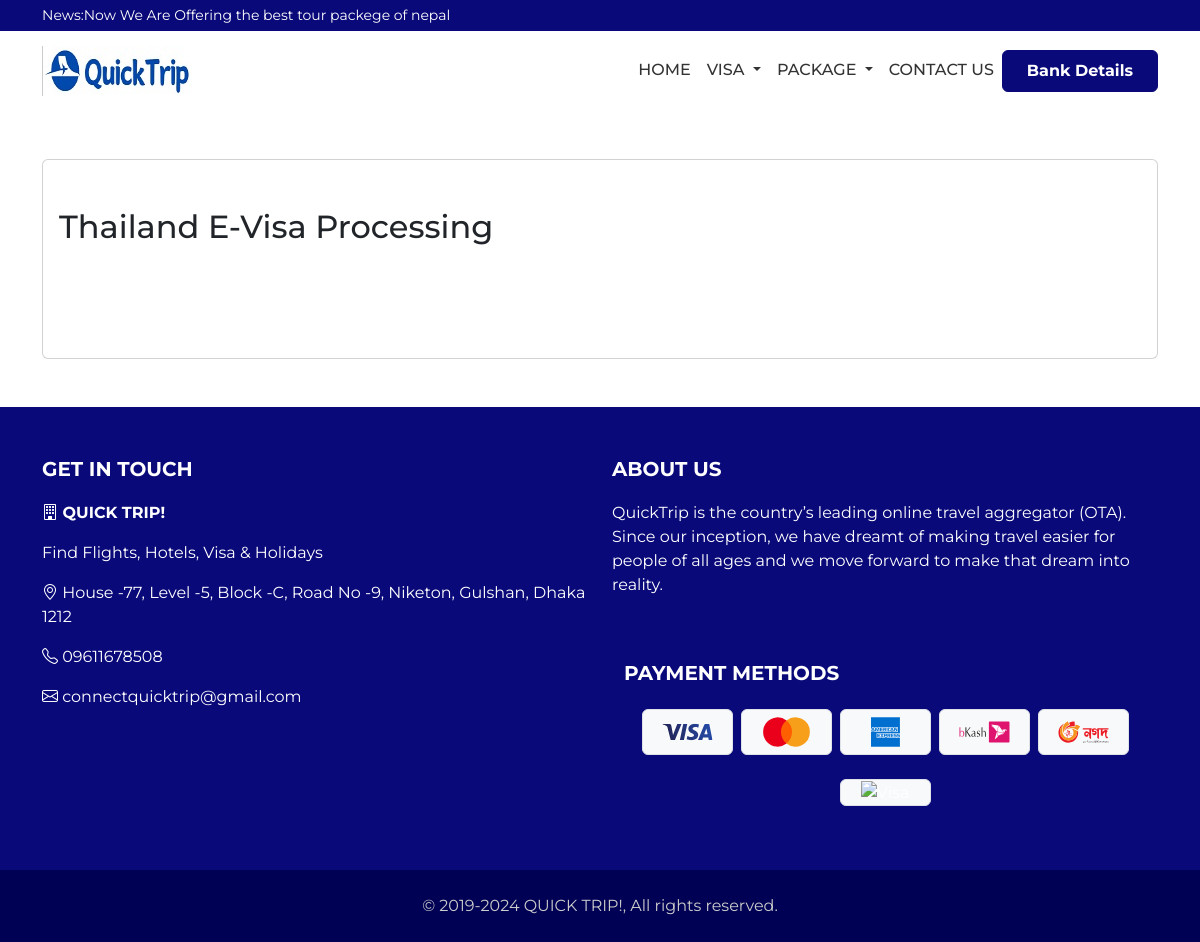
Screenshot of /visa-details/Thailand E-Visa Processing/ with the database file from the repository.
### app/models.py (models this page shows, shortened)
class Information(models.Model):
    sitename = models.CharField(max_length=50,blank=True, null=True)
    site_slogan = models.CharField(max_length=100,blank=True, null=True)
    email = models.EmailField(max_length=100, blank=True, null=True)
    phone = models.CharField(max_length=20, blank=True, null=True)
    logo = models.ImageField(upload_to='img/logos/')
    office_address = models.TextField(blank=True, null=True)
    office_email = models.EmailField(blank=True, null=True)
    office_phone = models.CharField(max_length=20 , blank=True, null=True)
    about_us = models.TextField(blank=True, null=True)
    head_line = models.TextField(blank=True, null=True)

class VisaList(models.Model):
    visa_name = models.CharField(max_length=100,blank=True, null=True,unique=True)
    description = models.TextField(blank=True, null=True)

### app/views.py (the view)
# urls.py: path('visa-details/<str:visa_name>/', visa_details, name='visa_details'),
def visa_details(request, visa_name):
    visa_name = unquote(visa_name)
    info = Information.objects.all()[Information.objects.count() - 1]
    visa_list = VisaList.objects.all()
    package_list = PackageList.objects.all()
    visa_details= get_object_or_404(VisaList, visa_name=visa_name)
    images = Slider.objects.filter(is_active=True).order_by('-created_at')
    context={
        'info':info,
        'images':images,
        'visa_list':visa_list,
        'visa_details':visa_details,
        'package_list':package_list
    }
    return render(request, 'visa-details.html',context)

### app/templates/visa-details.html (shortened to what this page needs)
{% extends 'base.html' %}
{% block content %}
  <section class="container">
    <div class="card py-5 my-5 p-3">
      <div class="card-title title">
        <h2 class="title">{{visa_details.visa_name}}</h2>
      </div>
        <div class="card-body">
        </div>
    </div>
  </section>
 {% endblock content %}

### templates/base.html (shortened to what this page needs)
{% load static %}
<!DOCTYPE html>
<html lang="en">
  <head>
    <link
      rel="stylesheet"
      href="https://cdnjs.cloudflare.com/ajax/libs/bootstrap/5.3.0/css/bootstrap.min.css"
    />
    <link
      rel="stylesheet"
      href="https://cdn.jsdelivr.net/npm/bootstrap-icons@1.11.3/font/bootstrap-icons.min.css"
    />
    <link
      rel="stylesheet"
      href="https://cdnjs.cloudflare.com/ajax/libs/font-awesome/6.7.2/css/all.min.css"
    />
    <link rel="stylesheet" href="{% static 'css/style.css' %}" />
  </head>
  <body>
    <header class="container-fluid top-bar d-sm-block">
      <div class="container d-flex   ">
         <div class="">
          <span>News:</span>
         </div>
        <div  class="flex-grow-1">
          <marquee class="font-family-arial">
            {{info.head_line}}</marquee
          >
        </div>
      </div>
    </header>
    <nav class="navbar text-uppercase navbar-expand-lg">
      <div class="container">
        <a class="navbar-brand" href="{% url 'home' %}">
          <img class="img-fluid" src="{{ info.logo.url }}" alt="Logo" />
        </a>
        <div
          class="collapse navbar-collapse justify-content-end"
          id="navbarNav"
        >
          <ul class="navbar-nav">
            <li class="nav-item">
              <a class="menu-item nav-link" href="{% url 'home' %}">Home</a>
            </li>
            <li class="nav-item dropdown">
              <a
                class="nav-link menu-item dropdown-toggle"
                href="#"
                id="dropdownMenuLink"
                role="button"
                data-bs-toggle="dropdown"
                aria-expanded="false"
              >
                Visa
              </a>
            </li>
            <li class="nav-item dropdown">
              <a
                class="nav-link menu-item dropdown-toggle"
                href="#"
                id="navbarDarkDropdownMenuLink"
                role="button"
                data-bs-toggle="dropdown"
                aria-expanded="false"
              >
                Package
              </a>
            </li>
            <li class="nav-item">
              <a class="menu-item nav-link" href="{% url 'contact-us' %}"
                >Contact Us</a
              >
            </li>
            <li class="nav-item">
              <button
                type="button"
                class="btn btn-blue px-4 fw-bold py-2"
                data-bs-toggle="modal"
                data-bs-target="#bankDetailsModal"
              >
                Bank Details
              </button>
            </li>
          </ul>
        </div>
      </div>
    </nav>
    <main>
      {% block content %}{% endblock %}
    </main>
    <section>
      <footer class="footer">
        <div class="container">
          <div class="row d-flex justify-content-around">
            <div class="col-md-6">
              <h5>Get in Touch</h5>
              <p>
                <strong
                  ><i class="bi bi-building"></i> {{info.sitename}}</strong
                >
              </p>
              <p>{{info.site_slogan}}</p>
              <p><i class="bi bi-geo-alt"></i> {{info.office_address}}</p>
              <p><i class="bi bi-telephone"></i> {{info.office_phone}}</p>
              <p><i class="bi bi-envelope"></i> {{info.office_email}}</p>
            </div>
            <div class="col-md-6">
              <h5>About Us</h5>
              <p>{{info.about_us}}</p>
              <div class="container py-5">
                <h5 class="text-white mb-4">Payment Methods</h5>
                <div
                  class="payment row text-center justify-content-center gap-2 align-items-center"
                >
                  <div
                    class="col-4 col-sm-3 col-md-2 bg-light border rounded mb-3"
                  >
                    <img
                      src="{% static 'img\Visa-Card-Logo.svg' %}"
                      class="img-fluid"
                      alt="Visa"
                    />
                  </div>
                  <div
                    class="col-4 col-sm-3 col-md-2 bg-light border rounded mb-3"
                  >
                    <img
                      src="{% static 'img\Master-Card-Logo.svg' %}"
                      class="img-fluid"
                      alt="Visa"
                    />
                  </div>
                  <div
                    class="col-4 col-sm-3 col-md-2 bg-light border rounded mb-3"
                  >
                    <img
                      src="{% static 'img\American-Express-Logo.svg' %}"
                      class="img-fluid"
                      alt="Visa"
                    />
                  </div>
                  <div
                    class="col-4 col-sm-3 col-md-2 bg-light border rounded mb-3"
                  >
                    <img
                      src="{% static 'img\Bkash-Horizontal-Logo.svg' %}"
                      class="img-fluid"
                      alt="Visa"
                    />
                  </div>
                  <div
                    class="col-4 col-sm-3 col-md-2 bg-light border rounded mb-3"
                  >
                    <img
                      src="{% static 'img\Nagad-Horizontal-Logo.svg' %}"
                      class="img-fluid"
                      alt="Visa"
                    />
                  </div>
                  <div
                    class="col-4 col-sm-3 col-md-2 bg-light border rounded mb-3"
                  >
                    <img
                      src="{% static 'img\sslcommerce.png' %}"
                      class="img-fluid"
                      alt="Visa"
                    />
                  </div>
                </div>
              </div>
            </div>
          </div>
        </div>
        <div class="footer-bottom py-4 fs-6">
          © 2019-2024 {{info.sitename}}, All rights reserved.
        </div>
      </footer>
    </section>
  </body>
</html>

### static/css/style.css (style rules this page uses)
body { margin: 0; padding: 0; box-sizing: border-box; font-family: "Montserrat", sans-serif; font-optical-sizing: auto; }
.btn-blue { --bs-btn-color: #fff; --bs-btn-bg: #090979; --bs-btn-border-color: #090979; --bs-btn-hover-color: #fff; --bs-btn-hover-bg: #090979; --bs-btn-hover-border-color: #090979; --bs-btn-focus-shadow-rgb: 225, 83, 97; --bs-btn-active-color: #fff; --bs-btn-active-bg: #090979; --bs-btn-active-border-color: #090979; --bs-btn-active-shadow: inset 0 3px 5px rgba(0, 0, 0, 0.125); --bs-btn-disabled-color: #fff; --bs-btn-disabled-bg: #090979; --bs-btn-disabled-border-color: #090979; }
.top-bar { background: #090979; color: white; padding: 5px 20px; font-size: 14px; }
.navbar-brand img { width: 150px; height: 50px; }
.navbar { background: white; padding: 10px 20px; }
.navbar-brand img { height: 50px; }
.menu-item { font-size: 16px; font-weight: 500; color: #333333; text-decoration: none; }
img { width: 100%; height: 100%; }
.footer { background: #090979; color: #fff; padding-top: 50px; }
.footer h5 { font-weight: bold; text-transform: uppercase; margin-bottom: 20px; }
.footer-bottom { background: #000054; color: #ccc; padding: 10px 0; text-align: center; font-size: 14px; }

### templates/base.html (style rules this page uses)
.payment img { max-height: 50px; object-fit: cover; }

### rows the page displays
Information: head_line "Now We Are Offering the best tour packege of nepal", logo (picture), sitename "QUICK TRIP!", site_slogan "Find Flights, Hotels, Visa & Holidays", office_address "House -77, Level -5, Block -C, Road No -9, Niketon, Gulshan, Dhaka 1212", office_phone "09611678508", office_email "connectquicktrip@gmail.com", about_us "QuickTrip is the country’s leading online travel aggregator (OTA). Since our inception, we have dreamt of making travel easier for people of all ages and we move forward to make that dream into reality."
VisaList: visa_name "Thailand E-Visa Processing"
